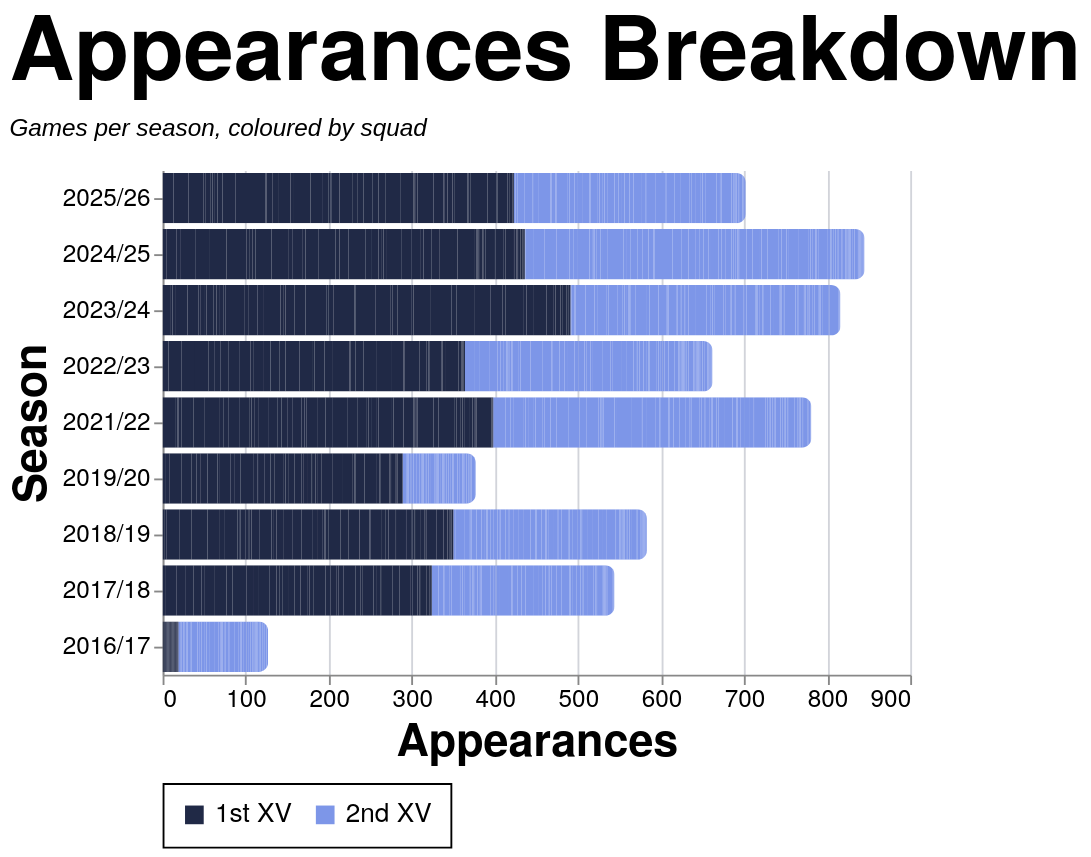

Vega-Lite specification stored for this chart:
### Vega-Lite specification from a JSON file in a GitHub repository (floating-point values rounded to 4 significant figures; data arrays with more than 128 entries replaced by an {"elided": "..."} marker saying what was removed)
{"config": {"axis": {"labelFont": "PT Sans Narrow, Helvetica Neue, Helvetica, Arial, sans-serif", "titleFont": "PT Sans Narrow, Helvetica Neue, Helvetica, Arial, sans-serif", "labelFontSize": 13, "titleFontSize": 24, "gridColor": "#202947", "gridOpacity": 0.2, "zindex": 1}, "text": {"font": "Lato, sans-serif"}, "bar": {"cornerRadiusEnd": 5}, "header": {"labelFont": "PT Sans Narrow, Helvetica Neue, Helvetica, Arial, sans-serif", "titleFont": "PT Sans Narrow, Helvetica Neue, Helvetica, Arial, sans-serif", "labelFontSize": 24, "titleFontSize": 28, "labelFontWeight": "bold", "orient": "left"}, "legend": {"labelFont": "PT Sans Narrow, Helvetica Neue, Helvetica, Arial, sans-serif", "titleFont": "PT Sans Narrow, Helvetica Neue, Helvetica, Arial, sans-serif", "labelFontSize": 14, "titleFontSize": 16, "titlePadding": 5, "fillColor": "white", "strokeColor": "black", "padding": 10, "titleFontWeight": "lighter", "titleFontStyle": "italic", "titleColor": "gray", "offset": 10}, "title": {"font": "PT Sans Narrow, Helvetica Neue, Helvetica, Arial, sans-serif", "fontSize": 48, "fontWeight": "bold", "anchor": "start", "align": "center", "titlePadding": 20, "subtitlePadding": 10, "subtitleFontSize": 13, "subtitleColor": "", "subtitleFontStyle": "italic", "offset": 15, "color": "black"}, "axisX": {"labelAngle": 0}, "facet": {"title": null, "header": null, "align": {"row": "each", "column": "each"}}, "resolve": {"scale": {"y": "independent", "facet": "independent"}}, "background": "transparent", "scale": {"offsetBandPaddingOuter": 0.2, "offsetBandPaddingInner": 0.1}, "view": {"stroke": null, "background": "transparent"}}, "data": {"name": "data-078f2ec6f533436bfd01c1b588f156cb"}, "mark": {"type": "bar"}, "encoding": {"color": {"field": "color_value", "legend": {"orient": "bottom", "title": null}, "scale": {"domain": ["1st XV", "2nd XV"], "range": ["#202946", "#7d96e8"]}, "sort": {"field": "sum(apps)", "op": "sum", "order": "descending"}, "type": "nominal"}, "tooltip": [{"field": "player", "title": "Player", "type": "nominal"}, {"field": "season", "title": "Season", "type": "nominal"}, {"field": "color_value", "title": "Group", "type": "nominal"}, {"aggregate": "sum", "field": "apps", "title": "Appearances", "type": "quantitative"}], "x": {"aggregate": "sum", "field": "apps", "title": "Appearances", "type": "quantitative"}, "y": {"field": "season", "sort": {"field": "season_sort", "op": "max", "order": "descending"}, "title": "Season", "type": "nominal"}}, "height": {"step": 30}, "title": {"text": "Appearances Breakdown", "subtitle": "Games per season, coloured by squad"}, "width": 400, "$schema": "https://vega.github.io/schema/vega-lite/v5.20.1.json", "datasets": {"data-078f2ec6f533436bfd01c1b588f156cb": {"elided": "2509 records"}}}
